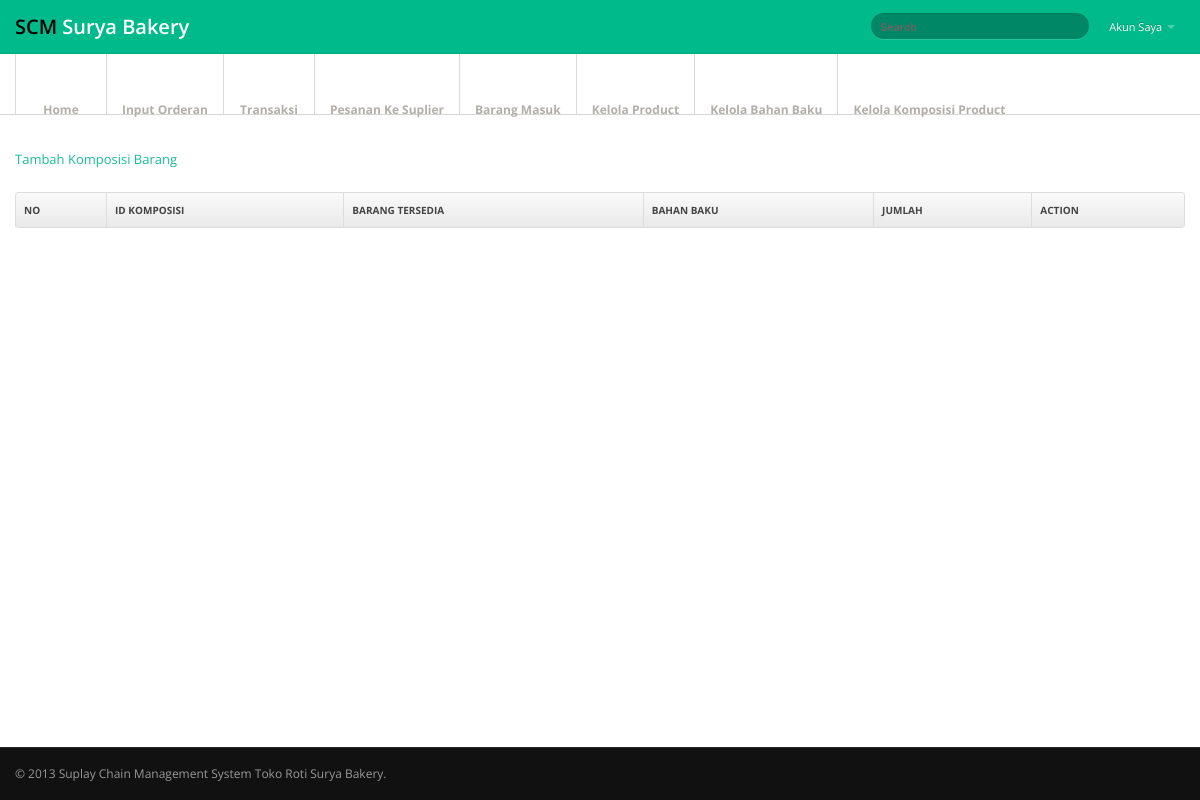
The page /admin.php?module=komposisi_barangs (signed in) on the database as committed earlier.
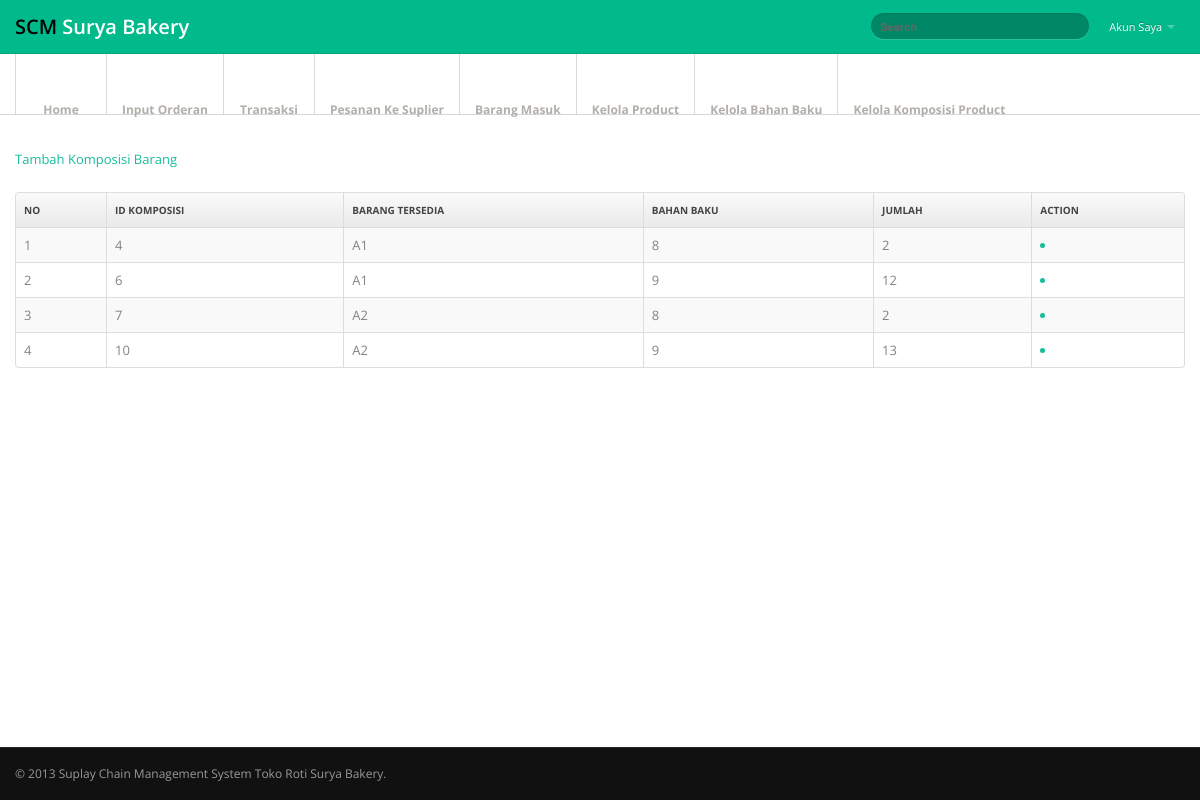
The same page on the database as committed later.
### tables this page shows
CREATE TABLE `komposisis` (
  `id_komposisi` int(11) NOT NULL,
  `id_barang_tersedia` varchar(20) NOT NULL,
  `id_bahan_baku` int(11) NOT NULL,
  `jumlah` int(11) NOT NULL
);

### module/admin/komposisi_barangs.php (the view, shortened to what this page needs)
 <div class="container">
   <div class="row">
     <div class="span12">
<?php
	include 'module/koneksi.php';
	$query = mysqli_query($koneksi, "SELECT * FROM komposisis");
?>
<a href="?module=insert_komposisis"><i class="fas fa-plus-circle"></i> Tambah Komposisi Barang</a><br><br>
<div class="panel-body table-responsive">
           <table id="example" class="table table-striped table-bordered" cellspacing="0" width="100%">
	<thead>
		<th>No</th>
		<th>Id Komposisi</th>
		<th>Barang Tersedia</th>
		<th>Bahan Baku</th>
		<th>Jumlah</th>
		<th>Action</th>
	</thead>
	<tbody>
	<?php
		$no = 1;
		while ($row = mysqli_fetch_array($query)) { ?>
		<tr>
			<td><?php echo $no++; ?></td>
			<td><?php echo $row['id_komposisi']; ?></td>
			<td><?php echo $row['id_barang_tersedia']; ?></td>
			<td><?php echo $row['id_bahan_baku']; ?></td>
			<td><?php echo $row['jumlah']; ?></td>
			<td>
				<a onclick="return konfirmasi();" href="?module=hapus_komposisis&id_komposisi=<?php echo $row['id_komposisi']; ?>"><abbr title="Hapus"><li class="fas fa-trash-alt"></li></abbr></a>
			</td>
		</tr>
		<?php } ?>
	</tbody>
</table>
</div>
     </div>
   </div>
 </div>

### admin.php (shortened to what this page needs)
<?php
	if ($_SESSION['id_role'] != 1) {
		header("location: index.php");
	}
	else
	{
	?>
	<?php
		include 'module/templates/head.php';
		include 'module/templates/header.php';
		include 'module/admin/templates/leftbar.php';
		require_once('module/admin/'.$_GET['module'].'.php');
		include 'module/templates/footer.php';
	?>
<?php } ?>

### module/templates/head.php (shortened to what this page needs)
<!DOCTYPE html>
<html>
<head>
<link href="assets/css/bootstrap.min.css" rel="stylesheet">
<link href="assets/css/bootstrap-responsive.min.css" rel="stylesheet">
<link href="assets/css/font-awesome.css" rel="stylesheet">
<link href="assets/css/style.css" rel="stylesheet">
<link href="assets/css/dashboard.css" rel="stylesheet">
<link href="assets/css/signin.css" rel="stylesheet" type="text/css">
<link href="assets/css/cssku.css" rel="stylesheet" type="text/css">
<link rel="stylesheet" type="text/css" href="assets/css/mycss.css">
<link rel="stylesheet" type="text/css" href="assets/css/datatables/dataTables.bootstrap.css">
</head>

### module/templates/header.php (shortened to what this page needs)
<body data-post="http://www.egrappler.com/templatevamp-free-twitter-bootstrap-admin-template/">
<div class="navbar navbar-fixed-top">
  <div class="navbar-inner">
    <div class="container"> <a class="brand" href="?module=home"><span style="color: black;">SCM </span> Surya Bakery </a>
      <div class="nav-collapse">
        <ul class="nav pull-right">
          <li class="dropdown"><a href="#" class="dropdown-toggle" data-toggle="dropdown"> Akun Saya <b class="caret"></b></a>
          </li>
        </ul>
        <form class="navbar-search pull-right">
          <input type="text" class="search-query" placeholder="Search">
        </form>
      </div>
    </div>
  </div>
</div>

### module/admin/templates/leftbar.php
<div class="subnavbar">
  <div class="subnavbar-inner">
    <div class="container">
      <ul class="mainnav">
        <li id="menu" <?php if ($_GET['module'] == 'home') {
          echo 'class="active"';
        } ?>><a href="?module=home"><i class="fas fa-home fa-2x"></i><span>Home</span> </a> </li>
        <li id="menu" <?php if ($_GET['module'] == 'orderan_pelanggan') {
          echo 'class="active"';
        } ?>><a href="?module=orderan_pelanggan"><i class="fas fa-pencil-alt fa-2x"></i><span>Input Orderan</span> </a> </li>
         <li id="menu" <?php if ($_GET['module'] == 'transaksi') {
          echo 'class="active"';
        } ?>><a href="?module=transaksi"><i class="fas fa-pencil-alt fa-2x"></i><span>Transaksi</span> </a> </li>
        <li id="menu" <?php if ($_GET['module'] == 'barang_yang_akan_diorder') {
          echo 'class="active"';
        } ?>><a href="?module=barang_yang_akan_diorder"><i class="fas fa-list-alt fa-2x"></i><span>Pesanan Ke Suplier</span> </a></li>
        <li id="menu" <?php if ($_GET['module'] == 'barang') {
          echo 'class="active"';
        } ?>><a href="?module=barang"><i class="fas fa-cart-arrow-down fa-2x"></i><span>Barang Masuk</span> </a></li>
         <li id="menu" <?php if ($_GET['module'] == 'kelola_product') {
          echo 'class="active"';
        } ?>><a href="?module=kelola_product"><i class="fas fa-cube fa-2x"></i><span>Kelola Product</span> </a> </li>
        <li id="menu" <?php if ($_GET['module'] == 'kelola_bahan_baku') {
          echo 'class="active"';
        } ?>><a href="?module=kelola_bahan_baku"><i class="fas fa-cube fa-2x"></i><span>Kelola Bahan Baku</span> </a> </li>
        <li id="menu" <?php if ($_GET['module'] == 'komposisi_barang') {
          echo 'class="active"';
        } ?>><a href="?module=komposisi_barangs"><i class="fas fa-cubes fa-2x"></i><span>Kelola Komposisi Product</span> </a> </li>
      </ul>
    </div>
  </div>
</div>

### module/templates/footer.php (shortened to what this page needs)
<div class="footer" style="position: fixed; bottom: 0px; width: 100%;">
  <div class="footer-inner">
    <div class="container">
      <div class="row">
        <div class="span12"> &copy; 2013 <a href="http://www.egrappler.com/">Suplay Chain Management System Toko Roti Surya Bakery</a>. </div>
      </div>
    </div>
  </div>
</div>
</body>
</html>

### assets/css/style.css (style rules this page uses)
body { background: #f9f6f1; font: 13px/1.7em 'Open Sans'; }
input, button, select, textarea { font-family: 'Open Sans'; }
.table td { vertical-align: middle; }
.table-bordered th { background: #E9E9E9; background:-moz-linear-gradient(top, #FAFAFA 0%, #E9E9E9 100%); background:-webkit-gradient(linear, left top, left bottom, color-stop(0%,#FAFAFA), color-stop(100%,#E9E9E9)); background:-webkit-linear-gradient(top, #FAFAFA 0%,#E9E9E9 100%); background:-o-linear-gradient(top, #FAFAFA 0%,#E9E9E9 100%); background:-ms-linear-gradient(top, #FAFAFA 0%,#E9E9E9 100%); background:linear-gradient(top, #FAFAFA 0%,#E9E9E9 100%); filter: progid:DXImageTransform.Microsoft.gradient(startColorstr='#FAFAFA', endColorstr='#E9E9E9'); -ms-filter: "progid:DXImageTransform.Microsoft.gradient(startColorstr='#FAFAFA', endColorstr='#E9E9E9')"; font-size: 10px; color: #444; text-transform: uppercase; }
.navbar .container { position: relative; }
.navbar-inner { padding: 7px 0; background: #00ba8b !important; -moz-border-radius: 0; -webkit-border-radius: 0; border-radius: 0; }
.navbar-fixed-top { position: static; }
.navbar .nav a { font-size: 11px; }
.navbar .nav>li>a { color:#fff !important; }
.navbar .brand { font-weight: 600; position: relative; top: 2px; }
.navbar .search-query { background-color: #444; width: 150px; font-size: 11px; font-weight: bold; }
.navbar-search .search-query { background:#008866; border:0; color:#fff; line-height:normal; }
.subnavbar { margin-bottom: 2.5em; }
.subnavbar-inner { height: 60px; background: #fff; border-bottom: 1px solid #d6d6d6; }
.subnavbar .container > ul { display: inline-block; height: 80px; padding: 0; margin: 0; }
.subnavbar .container > ul > li { float: left; min-width: 90px; height: 60px; padding: 0; margin: 0; text-align: center; list-style: none; border-left: 1px solid #d9d9d9; }
.subnavbar .container > ul > li > a { display: block; height: 100%; padding: 0 15px; font-size: 12px; font-weight: bold; color: #b2afaa; }
.subnavbar .container > ul > li > a > i { display: inline-block; width: 24px; height: 24px; margin-top: 11px; margin-bottom: -3px; font-size: 20px; }
.subnavbar .container > ul > li > a > span { display: block; }
.footer { margin-top: 0; border-top: 1px solid #292929; }
.footer-inner { padding: 15px 0; font-size: 12px; background: #111; color: #999; }
.footer a { color: #999; }
@media (min-width: 1200px) { .navbar .search-query { width: 200px; } }

### assets/css/signin.css (style rules this page uses)
body { background: url(../../img/body-bg.png); color:#838383; font: 13px/1.7em 'Open Sans'; }

### assets/css/cssku.css (style rules this page uses)
#menu { padding-top: 10px; height: 50px;" }

Rows that differ between the two databases and show on the page:
added komposisis: id_komposisi "4", id_barang_tersedia "A1", id_bahan_baku "8", jumlah "2"
added komposisis: id_komposisi "6", id_barang_tersedia "A1", id_bahan_baku "9", jumlah "12"
added komposisis: id_komposisi "7", id_barang_tersedia "A2", id_bahan_baku "8", jumlah "2"
added komposisis: id_komposisi "10", id_barang_tersedia "A2", id_bahan_baku "9", jumlah "13"
